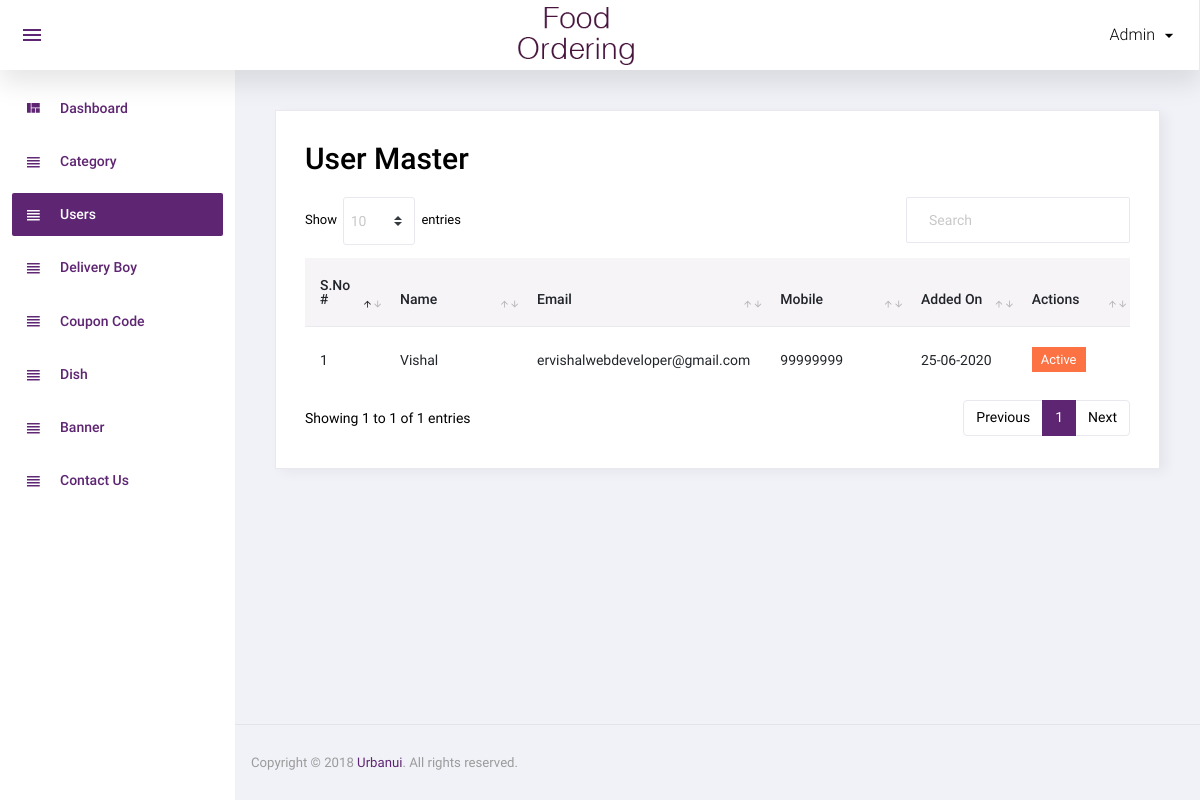
Page /admin/user.php (signed in) on the committed database.
### tables this page shows
CREATE TABLE `user` (
  `id` int(11) NOT NULL,
  `name` varchar(50) NOT NULL,
  `email` varchar(50) NOT NULL,
  `mobile` varchar(15) NOT NULL,
  `password` varchar(100) NOT NULL,
  `status` int(11) NOT NULL,
  `email_verify` int(11) NOT NULL,
  `rand_str` varchar(20) NOT NULL,
  `added_on` datetime NOT NULL
);

### admin/user.php (the view, shortened to what this page needs)
<?php
include('top.php');
$sql="select * from user order by id desc";
$res=mysqli_query($con,$sql);
?>
  <div class="card">
            <div class="card-body">
              <h1 class="grid_title">User Master</h1>
			  <div class="row grid_box">
                <div class="col-12">
                  <div class="table-responsive">
                    <table id="order-listing" class="table">
                      <thead>
                        <tr>
                            <th width="10%">S.No #</th>
                            <th width="20%">Name</th>
                            <th width="20%">Email</th>
							<th width="20%">Mobile</th>
                            <th width="15%">Added On</th>
							<th width="15%">Actions</th>
                        </tr>
                      </thead>
                      <tbody>
                        <?php if(mysqli_num_rows($res)>0){
						$i=1;
						while($row=mysqli_fetch_assoc($res)){
						?>
						<tr>
                            <td><?php echo $i?></td>
                            <td><?php echo $row['name']?></td>
							<td><?php echo $row['email']?></td>
							<td><?php echo $row['mobile']?></td>
							<td>
							<?php
							$dateStr=strtotime($row['added_on']);
							echo date('d-m-Y',$dateStr);
							?>
							</td>
							<td>
								<?php
								if($row['status']==1){
								?>
								<a href="?id=<?php echo $row['id']?>&type=deactive"><label class="badge badge-danger hand_cursor">Active</label></a>
								<?php
								}else{
								?>
								<a href="?id=<?php echo $row['id']?>&type=active"><label class="badge badge-info hand_cursor">Deactive</label></a>
								<?php
								}
								?>
							</td>
                        </tr>
                        <?php
						$i++;
						} } else { ?>
						<tr>
							<td colspan="5">No data found</td>
						</tr>
						<?php } ?>
                      </tbody>
                    </table>
                  </div>
				</div>
              </div>
            </div>
          </div>
<?php include('footer.php');?>

### rows in the picture
user: name "Vishal", email "ervishalwebdeveloper@gmail.com", mobile "99999999", added_on "25-06-2020"

### other values in the picture
$_SESSION['ADMIN_USER'] "Admin"
